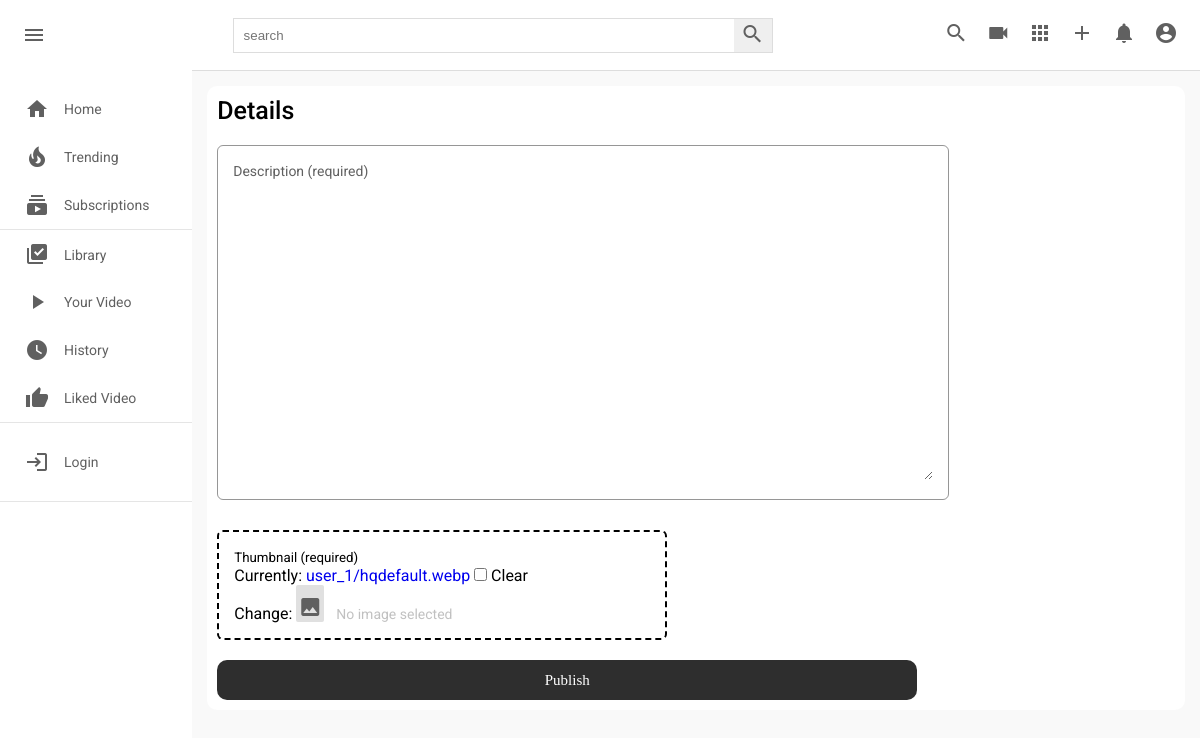
The page /c/channel/edit-community-post/1/4/ on the database as committed earlier.
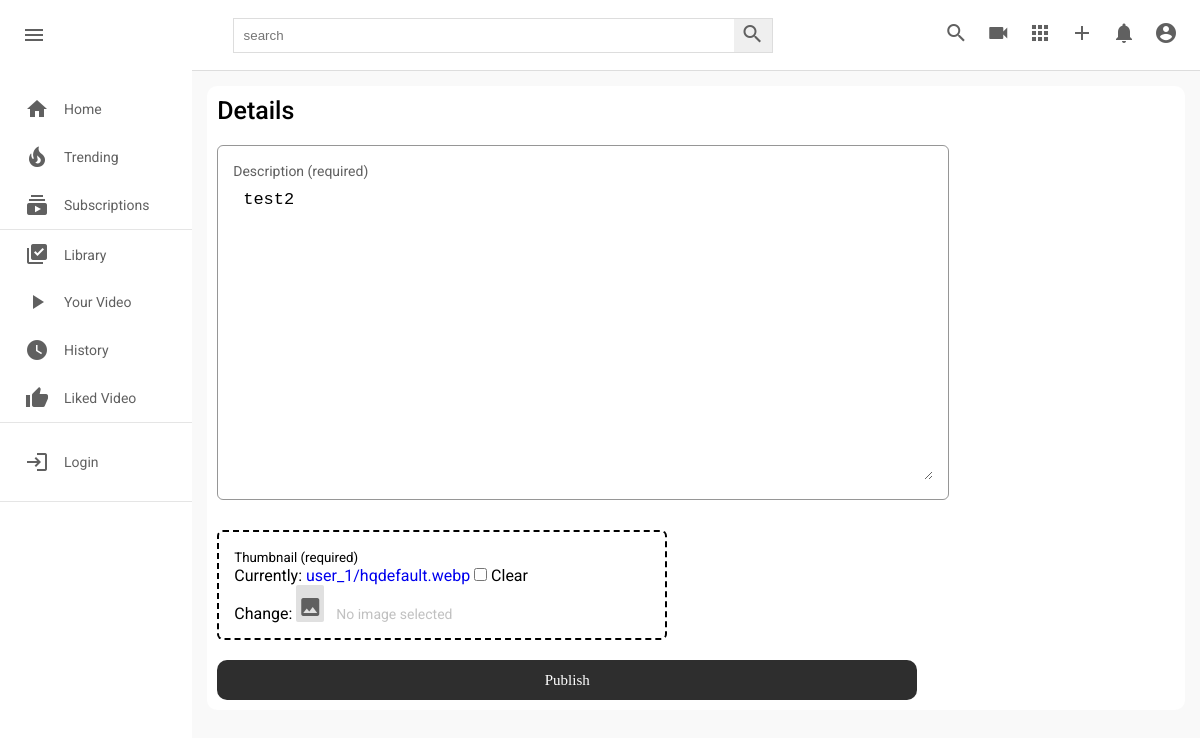
The same page on the database as committed later.
### channel/models.py (models this page shows, shortened)
class Community(models.Model):
    channel=models.ForeignKey(Channel,on_delete=models.CASCADE)
    image=models.ImageField(upload_to=user_directory_path,null=True,blank=True)
    content=models.TextField(null=True,blank=True)
    date=models.DateTimeField(auto_now_add=True)
    status=models.CharField(choices=STATUS,default='Active',max_length=100)
    likes=models.ManyToManyField(User,blank=True)
    class Meta:
        verbose_name='Community'
        verbose_name_plural='Community Posts'

### channel/views.py (the view)
# urls.py: path("channel/edit-community-post/<channel_id>/<community_post_id>/",views.edit_community_post,name='edit-post'),
def edit_community_post(request,channel_id,community_post_id):
    community=Community.objects.get(id=community_post_id)   #ここを変更したい
    user=request.user
    channel=Channel.objects.get(id=channel_id)
    if request.method == 'POST':
        form=CommunityCreateForm(request.POST,request.FILES,instance=community)
        if form.is_valid():
            new_form=form.save(commit=False)
            new_form.channel=channel
            new_form.save()
            messages.success(request,'Community editted successfully!')
            return redirect('channel-community',channel.id)
    else:
        form=CommunityCreateForm(instance=community)
    context={
        'form': form,
    }
    return render(request,'channel/create-post.html',context)

### channel/forms.py
class CommunityCreateForm(forms.ModelForm):
    class Meta:
        model=Community
        fields=[
            'content',
            'image',
        ]

### templates/channel/create-post.html (shortened to what this page needs)
{% extends 'base.html' %}
{% load static %}
{% block style %}
<link rel="stylesheet" href="{% static 'css/style.css' %}" type="text/css">
<link rel="stylesheet" href="{% static 'css/channel-community.css' %}" type="text/css">
<link rel="stylesheet" href="{% static 'css/channel.css' %}" type="text/css">
<link rel="stylesheet" href="{% static 'css/channel-upload.css' %}" type="text/css">
{% endblock style %}
{% block content %}
<div class="mainBody">
    {% include 'partials/sidebar.html' %}
    <div class="videos">
        <form action="" method="POST" enctype="multipart/form-data">
            <div class="upload-content">
                <div class="left-video">
                    <h4>Details</h4>
                    <div class="desc-div">
                        <span>Description (required)  </span> <br>
                        {{form.content}}
                    </div>
                    <div class="video-div file-input" id="file-input">
                        <small>Thumbnail (required) </small> <br>
                        {{form.image}}
                        <span class='button'><i class="material-icons">image</i></span>
                        <span class='label' data-js-label>No image selected</label>
                    </div>
                    <div class="upload-btn-div">
                        <button type="submit" class="upload-btn">Publish</button>
                    </div>
                </div>
            </div>
        </form>
    </div>
</div>
{% endblock content %}

Rows that differ between the two databases and show on the page:
changed Community: content (not shown) → "test2"
